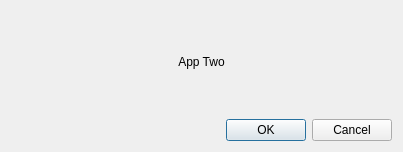
<?xml version="1.0" encoding="UTF-8"?>
<ui version="4.0">
 <class>App2Dlg</class>
 <widget class="QDialog" name="Dialog">
  <property name="geometry">
   <rect>
    <x>0</x>
    <y>0</y>
    <width>403</width>
    <height>152</height>
   </rect>
  </property>
  <property name="windowTitle">
   <string>Dialog</string>
  </property>
  <layout class="QVBoxLayout" name="verticalLayout">
   <item>
    <widget class="QLabel" name="label">
     <property name="text">
      <string>App Two</string>
     </property>
     <property name="alignment">
      <set>Qt::AlignCenter</set>
     </property>
    </widget>
   </item>
   <item>
    <widget class="QDialogButtonBox" name="buttonBox">
     <property name="orientation">
      <enum>Qt::Horizontal</enum>
     </property>
     <property name="standardButtons">
      <set>QDialogButtonBox::Cancel|QDialogButtonBox::Ok</set>
     </property>
    </widget>
   </item>
  </layout>
 </widget>
 <resources/>
 <connections>
  <connection>
   <sender>buttonBox</sender>
   <signal>accepted()</signal>
   <receiver>Dialog</receiver>
   <slot>accept()</slot>
   <hints>
    <hint type="sourcelabel">
     <x>248</x>
     <y>254</y>
    </hint>
    <hint type="destinationlabel">
     <x>157</x>
     <y>274</y>
    </hint>
   </hints>
  </connection>
  <connection>
   <sender>buttonBox</sender>
   <signal>rejected()</signal>
   <receiver>Dialog</receiver>
   <slot>reject()</slot>
   <hints>
    <hint type="sourcelabel">
     <x>316</x>
     <y>260</y>
    </hint>
    <hint type="destinationlabel">
     <x>286</x>
     <y>274</y>
    </hint>
   </hints>
  </connection>
 </connections>
</ui>
